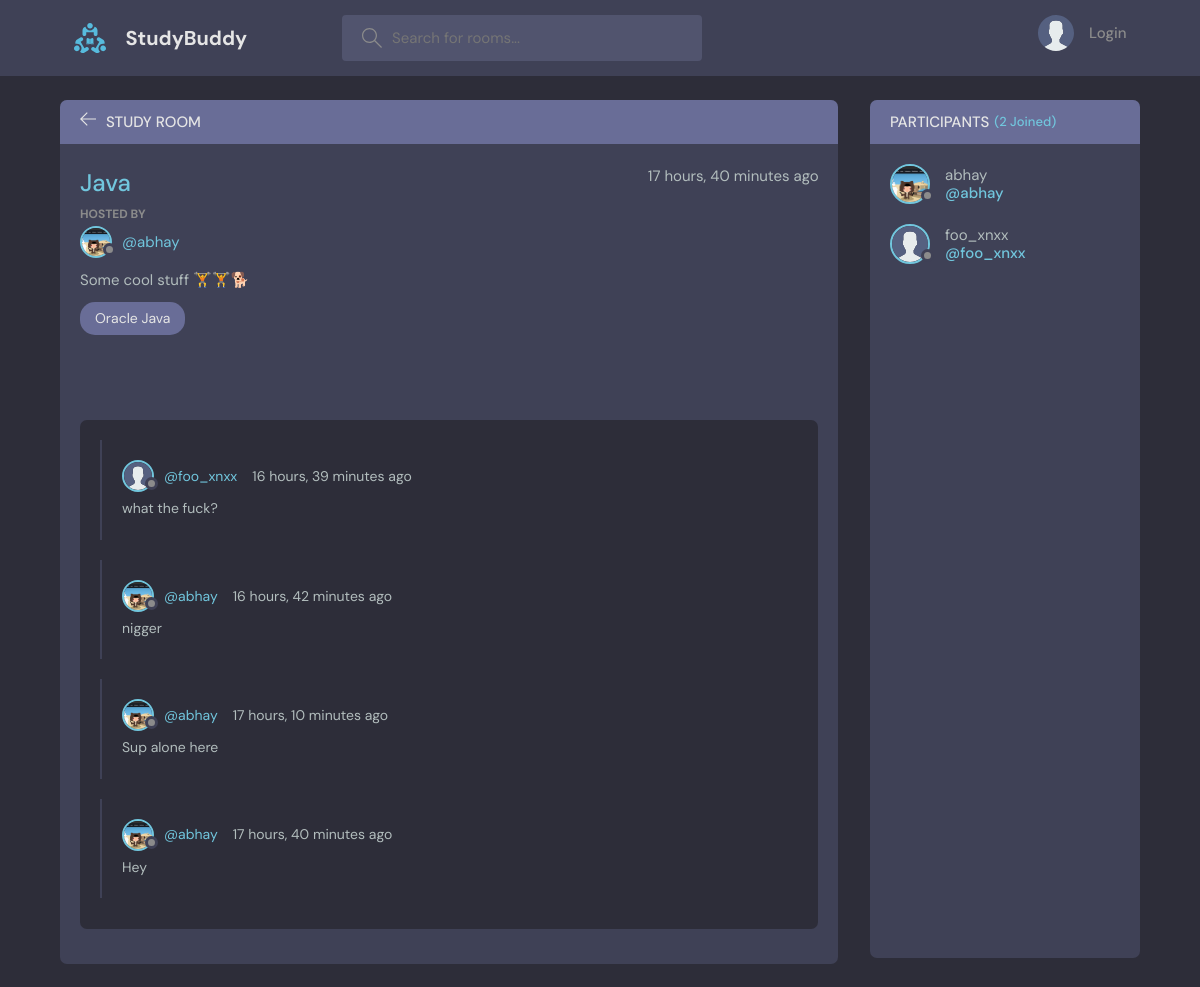
The page /room/1/ on the database its author committed.
### base/models.py (models this page shows, shortened)
class Room(models.Model):
    host = models.ForeignKey(User, on_delete=models.SET_NULL, null=True)
    topic = models.ForeignKey(Topic, on_delete=models.SET_NULL, null=True)
    name = models.CharField(max_length=200)
    description = models.TextField(null=True, blank=True)
    participants = models.ManyToManyField(
        User, related_name="participants_reverse", blank=True)
    updated = models.DateTimeField(auto_now=True)
    created = models.DateTimeField(auto_now_add=True)
    class Meta:
        ordering = ['-updated', '-created']

class User(AbstractUser):
    name = models.CharField(
        max_length=200, default='Anonymous', null=True, blank=True)
    email = models.EmailField(max_length=200, unique=True, null=True)
    bio = models.TextField(default='No bio...', max_length=300, null=True)
    avatar = models.ImageField(null=True, default="avatar.svg")
    USERNAME_FIELD = 'email'
    REQUIRED_FIELDS = []
    pass

class Topic(models.Model):
    name = models.CharField(max_length=200)

class Message(models.Model):
    user = models.ForeignKey(User, on_delete=models.CASCADE)
    room = models.ForeignKey(Room, on_delete=models.CASCADE)
    body = models.TextField()
    updated = models.DateTimeField(auto_now=True)
    created = models.DateTimeField(auto_now_add=True)
    class Meta:
        ordering = ['-created', '-updated']

### base/views.py (the view, shortened to what this page needs)
# urls.py: path('room/<str:pk>/', views.room, name='room'),
def room(request, pk):
    room = Room.objects.get(id=pk)
    edit_message_id = request.session.get('edit_message_id', -1)
    room_messages = room.message_set.all()
    participants = room.participants.all()
    context = {'room': room, 'room_messages': room_messages,
               'participants': participants, 'edit_message_id': edit_message_id}
    return render(request, 'base/room.html', context=context)

### base/templates/base/room.html (shortened to what this page needs)
{%extends 'main.html'%} {%block content%}
<main class="profile-page layout layout--2">
  <div class="container">
    <div class="room">
      <div class="room__top">
        <div class="room__topLeft">
          <a href="{%url 'home'%}">
            <svg
              version="1.1"
              xmlns="http://www.w3.org/2000/svg"
              width="32"
              height="32"
              viewBox="0 0 32 32"
            >
              <title>arrow-left</title>
              <path
                d="M13.723 2.286l-13.723 13.714 13.719 13.714 1.616-1.611-10.96-10.96h27.625v-2.286h-27.625l10.965-10.965-1.616-1.607z"
              ></path>
            </svg>
          </a>
          <h3>Study Room</h3>
        </div>
      </div>
      <div class="room__box scroll">
        <div class="room__header scroll">
          <div class="room__info">
            <h3>{{room.name}}</h3>
            <span>{{room.created|timesince}} ago</span>
          </div>
          <div class="room__hosted">
            <p>Hosted By</p>
            <a href="{%url 'user-profile' room.host.id%}" class="room__author">
              <div class="avatar avatar--small">
                <img src="{{room.host.avatar.url}}" />
              </div>
              <span>@{{room.host.username}}</span>
            </a>
          </div>
          <div class="room__details">{{room.description}}</div>
          <span class="room__topics">{{room.topic.name}}</span>
        </div>
        <div class="room__conversation">
          <div class="threads scroll">
            {%for message in room_messages%}
            <div class="thread">
              <div class="thread__top">
                <div class="thread__author">
                  <a
                    href="{%url 'user-profile' message.user.id%}"
                    class="thread__authorInfo"
                  >
                    <div class="avatar avatar--small">
                      <img src="{{message.user.avatar.url}}" />
                    </div>
                    <span>@{{message.user.username}}</span>
                  </a>
                  <span class="thread__date"
                    >{{message.updated|timesince}} ago</span
                  >
                </div>
              </div>
              <div class="thread__details">{{message.body}}</div>
            </div>
            {%endfor%}
          </div>
        </div>
      </div>
    </div>
    <div class="participants">
      <h3 class="participants__top">
        Participants <span>({{participants.count}} Joined)</span>
      </h3>
      <div class="participants__list scroll">
        {%for user in participants%}
        <a href="{%url 'user-profile' user.id %}" class="participant">
          <div class="avatar avatar--medium">
            <img src="{{user.avatar.url}}" />
          </div>
          <p>
            {{user.username}}
            <span>@{{user.username}}</span>
          </p>
        </a>
        {%endfor%}
      </div>
    </div>
  </div>
</main>
{%endblock content%}

### rows shown on the page
Room: name "Java", created "17 hours, 40 minutes", host.avatar (picture), host.username "abhay", description "Some cool stuff 🏋️🏋️🐕", topic.name "Oracle Java"
Message: user.avatar (placeholder picture), user.username "foo_xnxx", updated "16 hours, 39 minutes", body "what the fuck?"
Message: user.avatar (picture), user.username "abhay", updated "16 hours, 42 minutes", body "nigger"
Message: user.avatar (picture), user.username "abhay", updated "17 hours, 10 minutes", body "Sup alone here"
Message: user.avatar (picture), user.username "abhay", updated "17 hours, 40 minutes", body "Hey"
User: avatar (picture), username "abhay"
User: avatar (placeholder picture), username "foo_xnxx"

### other values the page prints
{{ participants.count }} "2"
